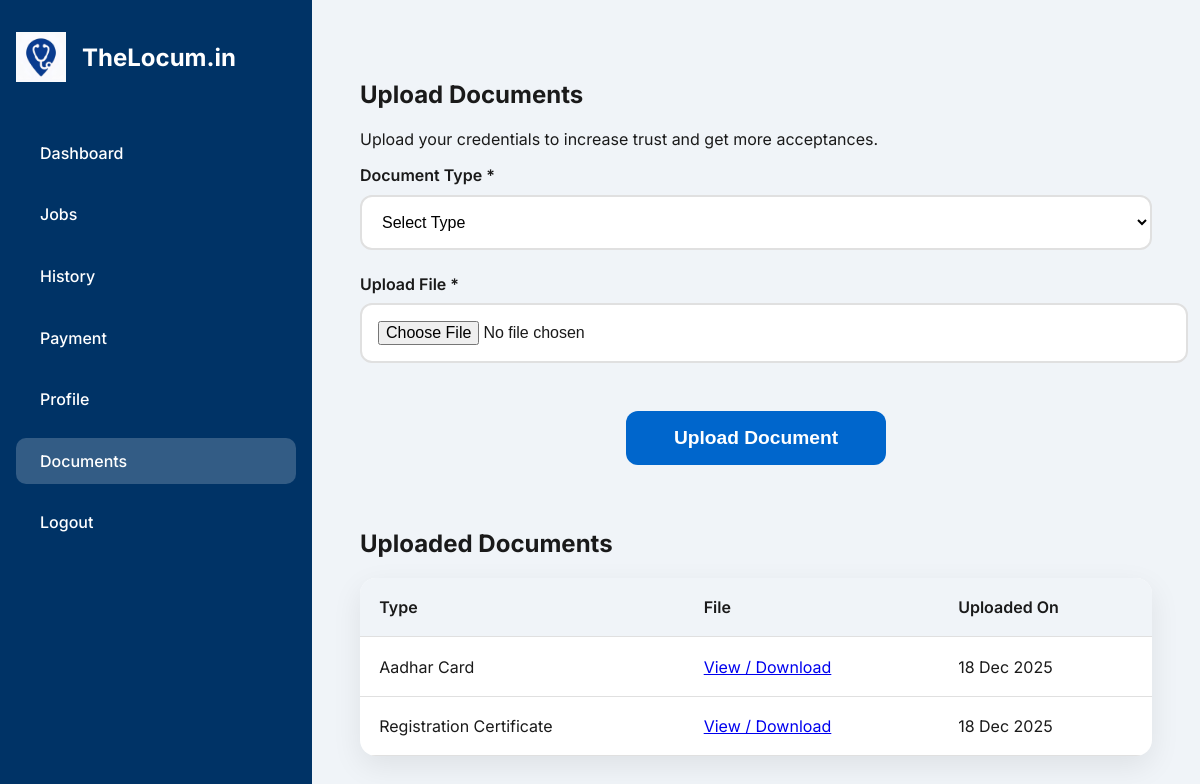
The app's page /doctor/documents (signed in) with its own data.
### models.py (models this page shows)
class DoctorDocument(db.Model):
    __bind_key__ = 'doctors'
    __tablename__ = 'doctor_documents'
    id = db.Column(db.Integer, primary_key=True)
    doctor_id = db.Column(db.Integer, db.ForeignKey('doctors.id'))
    document_type = db.Column(db.String(100))
    file_path = db.Column(db.String(300))
    uploaded_at = db.Column(db.DateTime, default=datetime.utcnow)

### app.py (the view)
    @app.route('/doctor/documents')
    @login_required
    def doctor_documents():
        if not isinstance(current_user, DoctorUser):
            return redirect(url_for('dashboard'))
        return render_template('doctor/documents.html')

### templates/doctor/documents.html (shortened to what this page needs)
{% extends "doctor/base_doctor.html" %}
{% block content %}
<h2>Upload Documents</h2>
<p>Upload your credentials to increase trust and get more acceptances.</p>
<form method="POST" action="{{ url_for('doctor_upload_document') }}" enctype="multipart/form-data">
    <div class="form-group">
        <label for="document_type">Document Type *</label>
        <select name="document_type" id="document_type" required>
            <option value="">Select Type</option>
        </select>
    </div>
    <div class="form-group">
        <label for="document_file">Upload File *</label>
        <input type="file" name="document_file" id="document_file" accept=".pdf,.jpg,.jpeg,.png" required>
    </div>
    <button type="submit" class="btn-large">Upload Document</button>
</form>
<h2 style="margin-top: 4rem;">Uploaded Documents</h2>
{% if current_user.documents %}
<table class="table">
    <thead>
        <tr>
            <th>Type</th>
            <th>File</th>
            <th>Uploaded On</th>
        </tr>
    </thead>
    <tbody>
        {% for doc in current_user.documents %}
        <tr>
            <td>{{ doc.document_type }}</td>
            <td><a href="{{ doc.file_path }}" target="_blank">View / Download</a></td>
            <td>{{ doc.uploaded_at.strftime('%d %b %Y') }}</td>
        </tr>
        {% endfor %}
    </tbody>
</table>
{% else %}
<p>No documents uploaded yet.</p>
{% endif %}
{% endblock %}

### static/css/hospital_dashboard.css (style rules this page uses)
:root { --primary: #0066cc; --primary-dark: #0052a3; --text: #1a1a1a; --text-light: #666666; --bg: #f0f4f8; --white: #ffffff; --border: #e0e0e0; --shadow: 0 10px 30px rgba(0,0,0,0.08); --card-shadow: 0 10px 30px rgba(0,0,0,0.08); --alert-success-bg: #d4edda; --alert-success-text: #155724; --alert-error-bg: #f8d7da; --alert-error-text: #721c24; }
body { margin: 0; font-family: 'Inter', sans-serif; background: var(--bg); color: var(--text); }
.btn-large { display: block; width: fit-content; margin: 3rem auto 0; padding: 1rem 3rem; background: var(--primary); color: white; border: none; border-radius: 12px; font-size: 1.2rem; font-weight: 600; cursor: pointer; transition: all 0.3s ease; }
.form-group { margin-bottom: 1.5rem; }
.form-group label { display: block; margin-bottom: 0.6rem; font-weight: 600; color: var(--text); }
.form-group input, .form-group select, .form-group textarea { width: 100%; padding: 1rem; border: 2px solid var(--border); border-radius: 12px; font-size: 1rem; background: var(--white); }
.table { width: 100%; border-collapse: collapse; background: var(--white); border-radius: 16px; overflow: hidden; box-shadow: var(--shadow); margin-top: 1rem; }
.table th, .table td { padding: 1.2rem; text-align: left; border-bottom: 1px solid var(--border); }
.table th { background: #f0f4f8; font-weight: 600; color: var(--text); }

### records on screen
DoctorDocument: document_type "Aadhar Card", uploaded_at "18 Dec 2025"
DoctorDocument: document_type "Registration Certificate", uploaded_at "18 Dec 2025"
